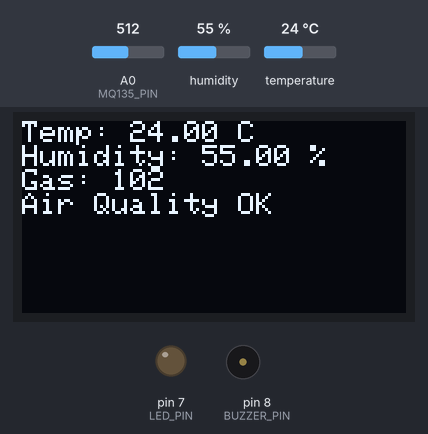
Recording of a sketch running on a simulated Arduino Uno, built with avr-gcc and run on an emulated ATmega328P. Shown: 128×64 one-colour display, output pins drawn as LEDs (lit = HIGH), buzzer (waves = sounding, pin HIGH). The inputs (shaded band) are chosen by the test bench; at power-on: humidity 55 %, A0 (MQ135_PIN) = 512, temperature 24 °C. What the sketch prints to the serial monitor is not drawn.

Above: at 4.8 s.
4.9 s: humidity set to 22 %
At 6.4 s:
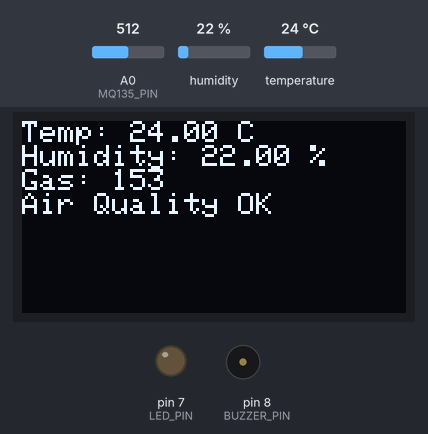
9.5 s: A0 (MQ135_PIN) set to 984
At 10.7 s:
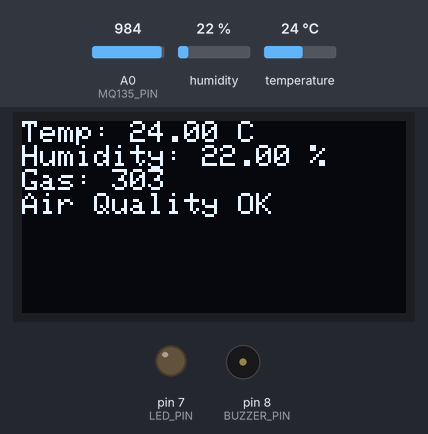
13.5 s: A0 (MQ135_PIN) set to 1006
At 19.3 s:
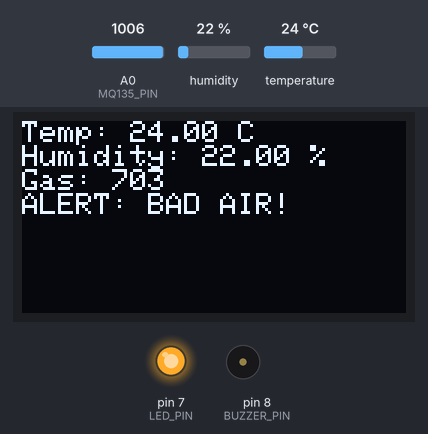
21.5 s: A0 (MQ135_PIN) set to 417
At 22.15 s:
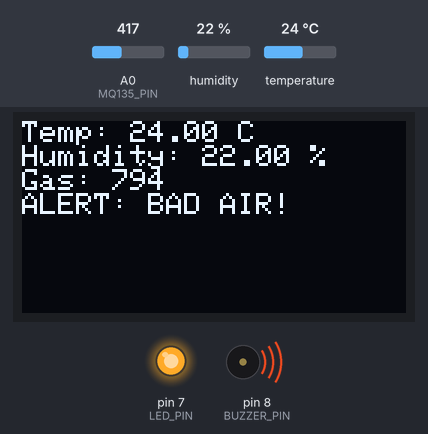
24.4 s: A0 (MQ135_PIN) set to 385
At 26.6 s:
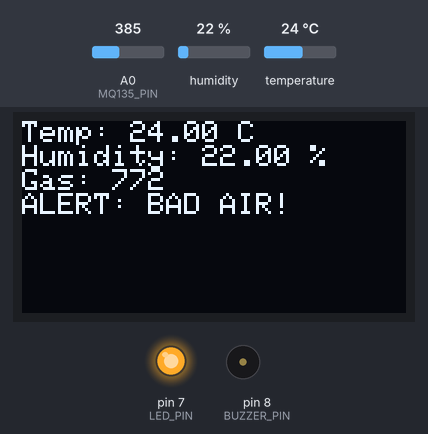
31.5 s: temperature set to 12 °C
At 35.0 s:
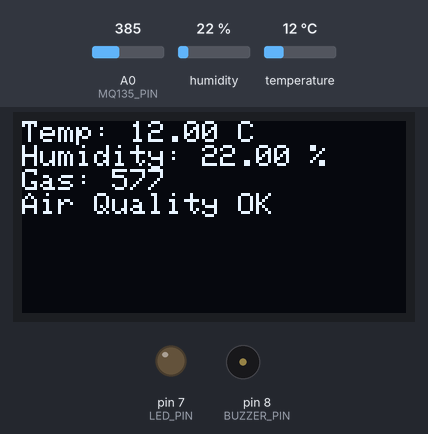
Timing chart, 0 to 36.5 s (numbered marks = the images above; inputs shaded):
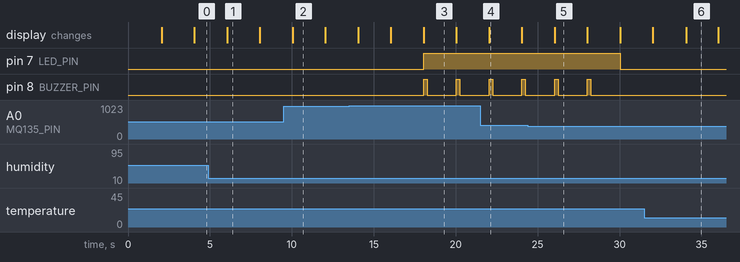

Measured:
- the behaviour switches between 992 and 993 on A0 (MQ135_PIN) (found by bisection; images 2 and 3)
- after the input at 13.5 s, pin 7 (LED_PIN): LOW → HIGH after 4.6 s instead of 6.5 s
- after the input at 24.4 s, pin 7 (LED_PIN): HIGH → LOW after 5.7 s
- what the display in image 1 shows lasts 1.9 s, from 6.1 s to 8.0 s

The sketch:

smart_environment_monitoring.ino.ino
```cpp
#include <DHT.h>
#include <Wire.h>
#include <Adafruit_GFX.h>
#include <Adafruit_SSD1306.h>

// ------------------- CONFIG -------------------
#define DHTPIN 2
#define DHTTYPE DHT11

#define MQ135_PIN A0
#define LED_PIN 7
#define BUZZER_PIN 8

#define SCREEN_WIDTH 128
#define SCREEN_HEIGHT 64

// ------------------- OBJECTS -------------------
DHT dht(DHTPIN, DHTTYPE);
Adafruit_SSD1306 display(SCREEN_WIDTH, SCREEN_HEIGHT, &Wire, -1);

// ------------------- GLOBAL VARIABLES -------------------
float temperature = 0;
float humidity = 0;
int gasValue = 0;
int gasThreshold = 700;

// Filtering
int gasBuffer[10];
int bufferIndex = 0;

// Timing (non-blocking)
unsigned long previousMillis = 0;
const long interval = 2000;  // 2 sec update

// ------------------- SETUP -------------------
void setup() {
  Serial.begin(9600);

  pinMode(LED_PIN, OUTPUT);
  pinMode(BUZZER_PIN, OUTPUT);

  dht.begin();

  if(!display.begin(SSD1306_SWITCHCAPVCC, 0x3C)) {
    Serial.println("OLED not found");
    while(true);
  }

  display.clearDisplay();
  display.setTextSize(1);
  display.setTextColor(WHITE);

  // Initialize buffer
  for(int i = 0; i < 10; i++) {
    gasBuffer[i] = 0;
  }
}

// ------------------- LOOP -------------------
void loop() {
  unsigned long currentMillis = millis();

  if (currentMillis - previousMillis >= interval) {
    previousMillis = currentMillis;

    readSensors();
    processData();
    displayData();
    alertSystem();
  }
}

// ------------------- FUNCTIONS -------------------

// 🔹 Read Sensors
void readSensors() {
  temperature = dht.readTemperature();
  humidity = dht.readHumidity();
  gasValue = analogRead(MQ135_PIN);

  Serial.print("Temp: ");
  Serial.print(temperature);
  Serial.print(" C | Humidity: ");
  Serial.print(humidity);
  Serial.print(" % | Gas: ");
  Serial.println(gasValue);
}

// 🔹 Process Data (Filtering)
void processData() {
  gasBuffer[bufferIndex] = gasValue;
  bufferIndex = (bufferIndex + 1) % 10;

  int sum = 0;
  for(int i = 0; i < 10; i++) {
    sum += gasBuffer[i];
  }

  gasValue = sum / 10;  // Moving average
}

// 🔹 Display Data
void displayData() {
  display.clearDisplay();

  display.setCursor(0,0);
  display.print("Temp: ");
  display.print(temperature);
  display.println(" C");

  display.print("Humidity: ");
  display.print(humidity);
  display.println(" %");

  display.print("Gas: ");
  display.println(gasValue);

  if(gasValue > gasThreshold) {
    display.println("ALERT: BAD AIR!");
  } else {
    display.println("Air Quality OK");
  }

  display.display();
}

// 🔹 Alert System
void alertSystem() {
  if(gasValue > gasThreshold) {
    digitalWrite(LED_PIN, HIGH);

    // Beep pattern instead of continuous
    digitalWrite(BUZZER_PIN, HIGH);
    delay(200);
    digitalWrite(BUZZER_PIN, LOW);
    delay(200);

  } else {
    digitalWrite(LED_PIN, LOW);
    digitalWrite(BUZZER_PIN, LOW);
  }
}
```
